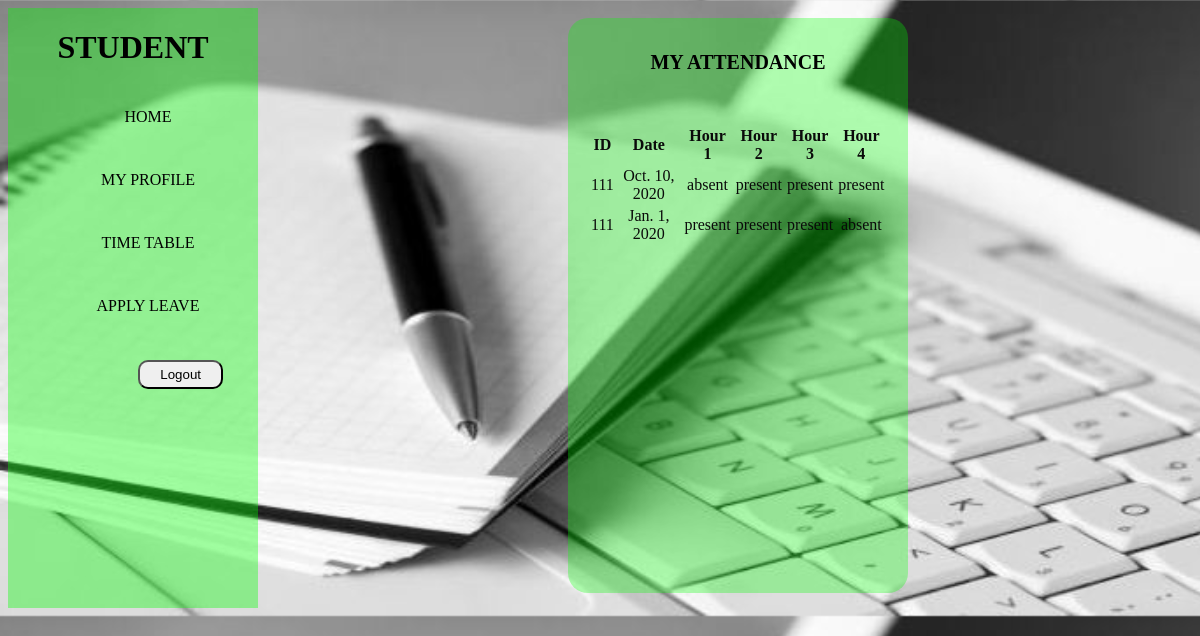
/myatten (signed in), run on the app's committed database.
### attapp/models.py (models this page shows)
class stud_att(models.Model):
    stid=models.IntegerField()
    date=models.DateField()
    status_h1=models.CharField(max_length=5,default='present')
    status_h2=models.CharField(max_length=5,default='present')
    status_h3=models.CharField(max_length=5,default='present')
    status_h4=models.CharField(max_length=5,default='present')

### attapp/views.py (the view)
# urls.py: path('myatten',views.myattendance,name='view_student_attendance'),
def myattendance(request):
    qr=stud_att.objects.all().filter(stid=request.session['id'])
    return render(request,'view_student_attendance.html',{'rs':qr})

### attapp/templates/view_student_attendance.html (shortened to what this page needs)
<!DOCTYPE html>
<html>
<head>
{% load static %}
<link rel="stylesheet"  href="{% static 'css/style.css'%}">
</head>
<body class="bd">
        <div style="display: inline-flex">
            <div class="b">
                <h1>STUDENT</h1>
                <ul>
                    <li><a href="{% url 'student_home' %}"> HOME</a></li>
                    <li><a href="#">MY PROFILE</a>
                    </li>
                    <li><a href="{% url 'timetablestudent' %}">TIME TABLE</a></li>
                    <li><a href="{% url 'student_applyleave' %}">APPLY LEAVE</a></li>
                    <li><form action="{% url 'logout' %}" method="post">
                             <input type="submit" value="Logout" name="logout" class="sbm" >
                        </form>
                    </li>
                </ul>
            </div>
            <div class="form">
                <h1> MY ATTENDANCE</h1><br><br>
                <table style="color:rgb(10, 10, 10)" >
                    <thead>
                        <tr>
                            <th>ID</th>
                            <th>Date</th>
                            <th>Hour 1</th>
                            <th>Hour 2</th>
                            <th>Hour 3</th>
                            <th>Hour 4</th>
                        </tr>
                    </thead>
                    <tbody>
                        {% if rs %}
                        {% for i in rs %}
                        <tr>
                            <td> {{i.stid}}</td>
                            <td>{{i.date}}</td>
                            <td>{{i.status_h1}}</td>
                            <td>{{i.status_h2}}</td>
                            <td>{{i.status_h3}}</td>
                            <td>{{i.status_h4}}</td>
                        </tr>
                        {%endfor %}
                        {%endif %}
                    </tbody>
                </table>
            </div>
        </div>
</body>
</html>

### attapp/static/css/style.css (style rules this page uses)
.bd { background-image:url("../img/log2.jpeg"); background-size:cover; }
.b { width:250px; height:600px; background-color:rgba(0, 255, 0, 0.37); text-align:center; }
.b ul { display:block; list-style-type:none; }
.b ul li { width:150px; padding:20px; border-radius:20px; margin:5px; }
.b ul li a { text-decoration:none; color:black; }
.form { width:300px; height:535px; position:relative; left:300px; text-align:center; padding:20px; margin:10px; background-color:rgba(0,255,0,.3); border-radius:20px; }
.form h1 { font-size:20px; }
.sbm { padding:5px 20px; float:right; border-radius:10px; }

### data on the page
stud_att: stid "111", date "Oct. 10, 2020", status_h1 "absent", status_h2 "present", status_h3 "present", status_h4 "present"
stud_att: stid "111", date "Jan. 1, 2020", status_h1 "present", status_h2 "present", status_h3 "present", status_h4 "absent"
